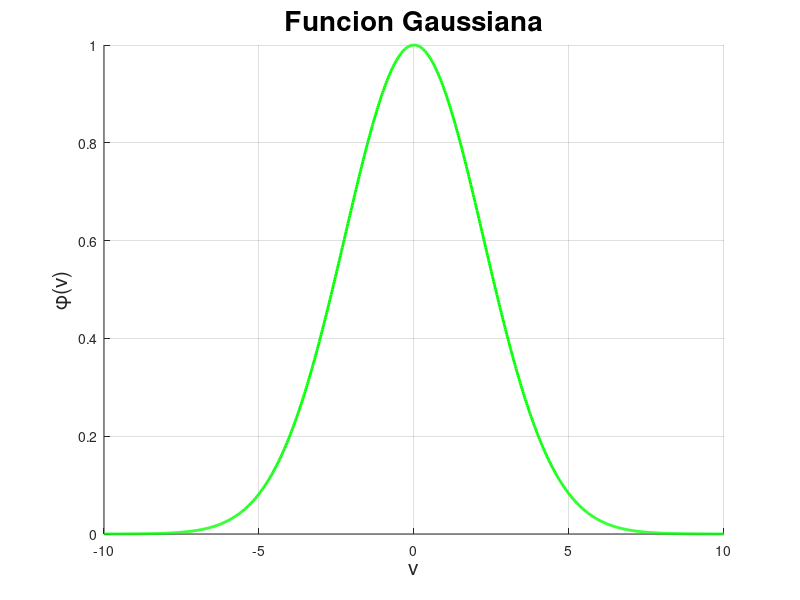

This chart was generated by the following MATLAB code:
% Ian Mu;oz Nu;ez - Funcion 'Gaussiana'

close all
clear
clc

v = linspace(-10, 10, 1000); % Variable independiente

A = 1; % Parametro que determina la magnitud de la funcion
B = 0.1; % Parametro que determina el ancho de la funcion
phi = A*exp(-B*v.^2); % Funcion o variable dependiente

figure(1)
hold on
grid on

plot(v, phi, 'g-', 'LineWidth', 2)

title("Funcion Gaussiana", 'FontSize', 20)
xlabel('v', 'FontSize', 15)
ylabel('\phi(v)', 'FontSize', 15)

